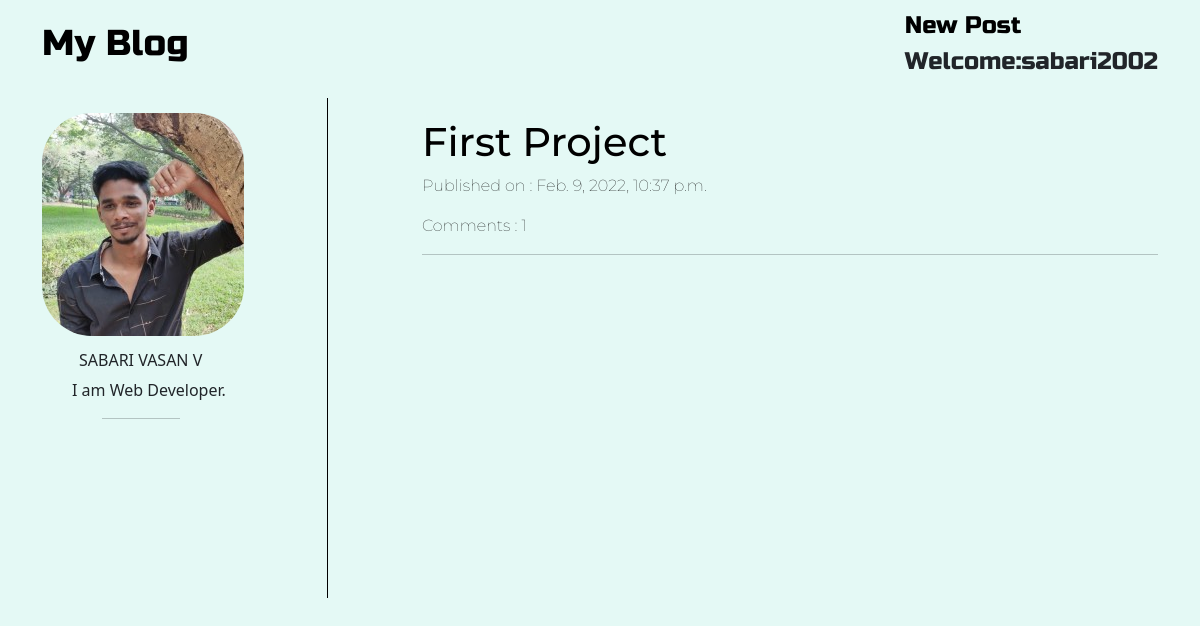
The app's page / (signed in) with its own data.
### blog/models.py (models this page shows, shortened)
class Post(models.Model):
    author = models.ForeignKey('auth.User',on_delete=models.CASCADE)
    title = models.CharField(max_length=200)
    text = models.TextField()
    created_date = models.DateTimeField(default=timezone.now)
    def approve_comments(self):
        return self.comments.filter(approved_comment=True)

### blog/views.py (the view)
# urls.py: path('',views.PostListView.as_view(),name='post_list'),
class PostListView(ListView):
    model = Post
    def get_queryset(self):
        return Post.objects.filter(created_date__lte=timezone.now()).order_by('-created_date')

### blog/templates/blog/post_list.html (shortened to what this page needs)
{% extends "blog/base.html" %}
{% load static %}
{% block body %}
<div class="row">
    <div class="col-3">
        <div class="profile">
            <img  style="margin-top:15px;border-radius: 50px;" src="{% static 'media/me1.jpg' %}" alt="angela-profile-img">
            <h6 style="margin-top:15px;margin-left:37px;">SABARI VASAN V</h6>
            <p style="margin-top:5px;margin-left:30px;" class="intro">I am Web Developer.</p>
          </div>
          <hr style="width:30%;margin-left:23%;">
    </div >
    <div class="col">
       <div class="vl"></div>
    </div>
    <div class="col-8">
        <div>
            {% for post in post_list %}
            <div class="postlist">
            <a style="text-decoration: none;color:black" href="{% url 'post_detail' pk=post.pk %}">
            <div class="post">
                <h1>{{ post.title }}</h1>
            </div>
            <div class="date">
                <p>Published on : {{post.created_date}}</p>
            </div>
            <p>Comments : {{ post.approve_comments.count }}</p>
            </a>
            <hr>
            {% endfor %}
        </div>
        </div>
    </div>
  </div>
{% endblock %}

### blog/templates/blog/base.html (shortened to what this page needs)
<!DOCTYPE html>
{% load static %}
<html lang="en">
<head>
    <link href="https://cdn.jsdelivr.net/npm/bootstrap@5.1.3/dist/css/bootstrap.min.css" rel="stylesheet">
    <link rel="stylesheet" href="{% static 'css/blog.css' %}">
</head>
<body>
    <nav class="navbar navbar-default sticky-top techfont" >
        <div class="container">
        <ul class="nav navbar-nav">
            <li><a class="navbar-brand bigbrand" href="{% url 'post_list' %}">My Blog</a></li>
        </ul>
        <ul class="nav navbar-nav navbar-right">
            {% if user.is_authenticated %}
                <li>
                    <a style="color:black;text-decoration:none" href="{% url 'create' %}">New Post</a>
                </li>
                <li>
                    <a>Welcome:{{ user.username }}</a>
                </li>
            {% endif %}
        </ul>
        </div>
    </nav>
            <div class="container">
                {% block body %}
                {% endblock %}
            </div>
</body>
</html>

### blog/static/css/blog.css (style rules this page uses)
body { min-height: 100vh; display: flex; flex-direction: column; background-color: #E4F9F5; }
.techfont { font-family: 'Russo One', sans-serif; font-size:1.5em; margin-bottom: 10px; background-color:#E4F9F5; }
.bigbrand { font-size:1.5em; color:black; }
.postlist { font-family: 'Montserrat', sans-serif; margin-top: 20px; font-weight:lighter; }
.vl { border-left: 0.5px solid black; height: 500px; margin-right:auto; }

### records on screen
Post: title "First Project", created_date "Feb. 9, 2022, 10:37 p.m.", approve_comments.count "1"

### other values on screen
{{ user.username }} "sabari2002"
